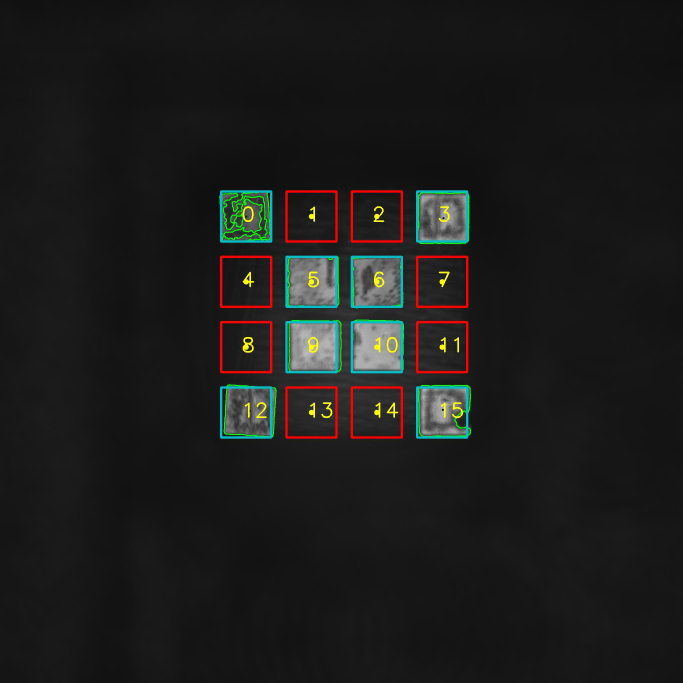
#> input picture processed_position_images/combined_image_1.jpeg, 2048 x 2048 px, given in place of A1 Position1_ch00.tif, which was not available (shown at 1/3 size)
$ python App.py
#> lines starting #> are read from the running program, lines starting #| are printed output that depends on the picture; after the words box and inside, x2 and y2 are one past the last pixel; in counts of white or black regions, pixels touching at a corner belong together; pictures that were not available may be replaced by others from this repository, and a replacement may not be noted
### image_process_functions/PositionImageProcessing.py
import cv2
import matplotlib.pyplot as plt


class PositionImageProcessing:
    def __init__(self, imagePath):
        self.imagePath = imagePath

    def getROI(self):
        # image = cv2.imread("C:/Users/Vibrant/Desktop/openCV/positions/image0.tif", cv2.IMREAD_COLOR)
        image = cv2.imread(self.imagePath, cv2.IMREAD_COLOR)
        # print("image shape : " + str(image.shape))
        gray = cv2.cvtColor(image, cv2.COLOR_BGR2GRAY)
        blur = cv2.GaussianBlur(gray, (5, 5),cv2.BORDER_DEFAULT)
        ret, thresh = cv2.threshold(blur, 255 * 0.24, 255,cv2.THRESH_BINARY_INV)
        contours, hierarchies = cv2.findContours( thresh, cv2.RETR_LIST, cv2.CHAIN_APPROX_SIMPLE)
        return image,contours

    def getCenterPointsOfROI(self, image, contours):
        idx = 1
        centerPoints = []
        for cnt in contours:
            M = cv2.moments(cnt)
            if M['m00'] != 0 and M['m00'] >= 4000 and M['m00'] <= 24000 :#area is around 153*153=23409
                cX = int(M['m10']/M['m00'])
                cY = int(M['m01']/M['m00'])
                centerPoints.append([cX,cY])
                #draw the contour and center of the shape on the image
                cv2.drawContours(image, [cnt], -1, (0, 255, 0), 2)
                #draw center point
                cv2.circle(image, (cX, cY), 3, (0, 0, 0), -1)
                idx += 1
        return centerPoints

    # [7 lines left out: function checkWithinDistance, not called in this run]

    def contains(self, centerPoints, currPoint):
        rectHalfSideLen = 75
        for point in centerPoints:
            if abs(point[0] - currPoint[0]) <= rectHalfSideLen * 0.3 and abs(point[1] - currPoint[1]) <= rectHalfSideLen * 0.3:
                return True
        return False

    def drawCenterPoints(self, image, centerPoints):
        centerPoints.sort(key=lambda x:x[0] + x[1]) # sorted by (x+y)
        leftUpCorner = centerPoints[0]
        distance = 196
        rectHalfSideLen = 75
        missingCenterPoints = []
        fourCornersDic = {}
        chipCenters = {}
        xStart = leftUpCorner[0]
        yStart = leftUpCorner[1]
        idx = 1
        for j in range(4):
            for i in range(4):
                x = xStart + distance * i
                y = yStart + distance * j
                if idx == 1:
                    fourCornersDic["leftUpCorner"]=[x,y]
                    cv2.putText(image, str(idx),(x + 5, y -5), cv2.FONT_HERSHEY_SIMPLEX, 2, (255, 255, 0), 3)
                    cv2.rectangle(image, (int(x) - rectHalfSideLen,int(y) - rectHalfSideLen), (int(x) + rectHalfSideLen,int(y) + rectHalfSideLen),  (1, 190, 200), 5)
                elif idx == 4:
                    fourCornersDic["rightUpCorner"]=[x,y]
                    cv2.putText(image, str(idx),(x + 5, y -5), cv2.FONT_HERSHEY_SIMPLEX, 2, (255, 255, 0), 3)
                    cv2.rectangle(image, (int(x) - rectHalfSideLen,int(y) - rectHalfSideLen), (int(x) + rectHalfSideLen,int(y) + rectHalfSideLen),  (1, 190, 200), 5)
                elif idx == 13:
                    fourCornersDic["leftDownCorner"]=[x,y]
                    cv2.putText(image, str(idx),(x + 5, y -5), cv2.FONT_HERSHEY_SIMPLEX, 2, (255, 255, 0), 3)
                    cv2.rectangle(image, (int(x) - rectHalfSideLen,int(y) - rectHalfSideLen), (int(x) + rectHalfSideLen,int(y) + rectHalfSideLen),  (1, 190, 200), 5)
                elif idx == 16:
                    fourCornersDic["rightDownCorner"]=[x,y]
                    cv2.putText(image, str(idx),(x + 5, y -5), cv2.FONT_HERSHEY_SIMPLEX, 2, (255, 255, 0), 3)
                    cv2.rectangle(image, (int(x) - rectHalfSideLen,int(y) - rectHalfSideLen), (int(x) + rectHalfSideLen,int(y) + rectHalfSideLen),  (1, 190, 200), 5)
                else:
                    cv2.putText(image, str(idx),(x + 5, y -5), cv2.FONT_HERSHEY_SIMPLEX, 2, (255, 255, 0), 3)
                    if self.contains(centerPoints,[x,y]):
                        cv2.rectangle(image, (int(x) - rectHalfSideLen,int(y) - rectHalfSideLen), (int(x) + rectHalfSideLen,int(y) + rectHalfSideLen),  (1, 190, 200), 5)
                        chipCenters[idx]=[x,y]
                    else :
                        cv2.rectangle(image, (int(x) - rectHalfSideLen,int(y) - rectHalfSideLen), (int(x) + rectHalfSideLen,int(y) + rectHalfSideLen),  (255, 0, 0), 5)
                        missingCenterPoints.append(idx)
                    cv2.circle(image, (x, y), 8, (255, 255, 0), -1)
                idx += 1
        return chipCenters,fourCornersDic,missingCenterPoints
    # [4 lines left out: function showImage, not called in this run]


# p = PositionImageProcessing("C:/Users/Vibrant/Desktop/openCV/positions/image0.tif")

# ROI_chip_idx_and_center,missing_chip_centers = p.position_image_process()

### PositionImageProcess.py
from image_process_functions.PositionImageProcessing import PositionImageProcessing
import matplotlib.pyplot as plt
from constants.PositionFolderName import PositionFolderName

class PositionImageProcess:
    def __init__(self, image_path):
        self.image_path = image_path

    def position_image_process(self, coord):
        IP = PositionImageProcessing(self.image_path)
        image,contours = IP.getROI()
        centerPoints = IP.getCenterPointsOfROI(image, contours)
        ROI_chip_idx_and_center,fourCornersDic,missing_chip_centers = IP.drawCenterPoints(image,centerPoints)
        # print("fourCornersDic " + str(fourCornersDic))
        # print("missingCenterPoints " + str(missing_chip_centers))
        ROI_chip_idx = list(ROI_chip_idx_and_center.keys())
        print("ROI: " + str(ROI_chip_idx))
        # IP.drawCenterPoints(image,centerPoints)
        plt.imsave('processed_position_images/combined_image' + '_' + str(coord) + '.jpeg', image)
        # IP.showImage(image)

        return ROI_chip_idx,missing_chip_centers


# Position_IP = PositionImageProcess("C:/Users/Vibrant/Desktop/Scanned Plate/CVTG80010001000072/TileScan 1/C11 Position1/C11 Position1_ch00.tif")
# position_and_data_Dic = Position_IP.position_image_process("_")

### App.py
from PlateImageProcess import PlateImageProcess
from PositionImageProcess import PositionImageProcess
from constants.PositionFolderName import PositionFolderName
from constants.PositionImageName import PositionImageName
import matplotlib.pyplot as plt
from CombinePositionImages import CombinePositionImages
from ShowImages import ShowImages
def get_position_image_path(position_folder_path):
    position_paths = []
    for i in range(0,len(PositionFolderName.NAME)):
        pfn = PositionFolderName.NAME
        pin = PositionImageName.NAME
        position_image_path = position_folder_path + str(pfn[i]) + '/' + str(pin[i]) + '.tif'
        position_paths.append(position_image_path)
    return position_paths
def convert_index(index):#index to coord
    r = int(index / 12)
    c = index % 12
    coord = str(chr(r + ord('A')))+str(c + 1)
    return coord
def get_postion_image_info(position_paths):
    chip_coord_and_ROI_idx_dic = {}
    for i in range(0,len(position_paths)):
        coord = convert_index(i)
        print("========================== " + str(coord) + " ==========================")
        Position_IP = PositionImageProcess(position_paths[i])
        ROI_chip_idx,missing_chip_centers = Position_IP.position_image_process(coord)#start from 1
#> in getROI, image is the input picture: shape (2048, 2048, 3); mean B, G, R 27.1, 28.5, 28.2
#> in getROI, `gray = cv2.cvtColor(image, cv2.COLOR_BGR2GRAY)`:
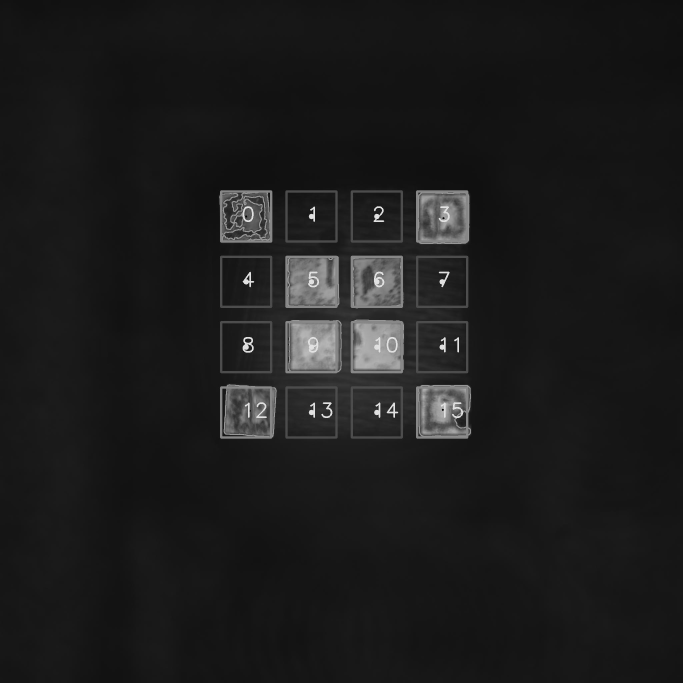
#> gray: shape (2048, 2048) (shown at 1/3 size); min 0, max 244, mean 28.2
#> in getROI, `ret, thresh = cv2.threshold(blur, 255 * 0.24, 255,cv2.THRESH_BINARY_INV)`:
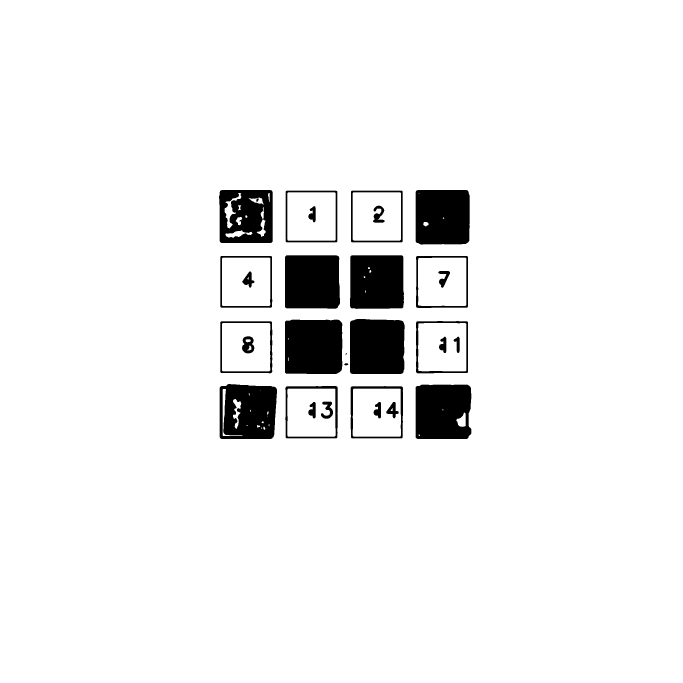
#> thresh: shape (2048, 2048) (shown at 1/3 size); 94.3% white; 30 black regions (1 under 20 px)
#> in getROI, `ret, thresh = cv2.threshold(blur, 255 * 0.24, 255,cv2.THRESH_BINARY_INV)`: ret = 61
#> in getROI, `contours, hierarchies = cv2.findContours( thresh, cv2.RETR_LIST, cv2.C..`: contours = 76 contours, 19 with area under 20; largest, box (x1, y1, x2, y2) and area: (0, 0, 2048, 2048) 4190209, (854, 958, 1028, 1123) 27878, (658, 1151, 832, 1318) 27166, (1246, 1153, 1415, 1318) 26809, (1049, 956, 1215, 1123) 26684
#> the loop in getCenterPointsOfROI, `for cnt in contours:` made 76 passes
#> (cX, cY) on passes 22, 23, 37, 38, 50, 51, 70, 71: (1130, 1237), (933, 1237), (1326, 1040), (737, 1040), (1326, 845), (737, 844), (1130, 648), (934, 648)
#> cnt on passes 6, 8, 12, 20, 29, 33: [[807, 1272], [806, 1273], [806, 1277], [807, 1278]], [[802, 1247], [802, 1248], [803, 1248]], [[1327, 1228], [1327, 1230], [1329, 1230], [1329, 1228]], [[781, 1172], [782, 1172]], [[864, 1072], [864, 1082], [865, 1081], [865, 1073]], [[864, 1014], [864, 1018], [865, 1017], [865, 1015]]
#> after the loop in getCenterPointsOfROI, `for cnt in contours:`: centerPoints = [[1130, 1237], [933, 1237], [1326, 1040], [737, 1040], [1326, 845], [737, 844], [1130, 648], [934, 648]]; idx = 9
#> in drawCenterPoints, `leftUpCorner = centerPoints[0]`: leftUpCorner = [737, 844]
#> in drawCenterPoints, `xStart = leftUpCorner[0]`: xStart = 737
#> in drawCenterPoints, `yStart = leftUpCorner[1]`: yStart = 844
#> after the loop in drawCenterPoints, `for j in range(4):`:
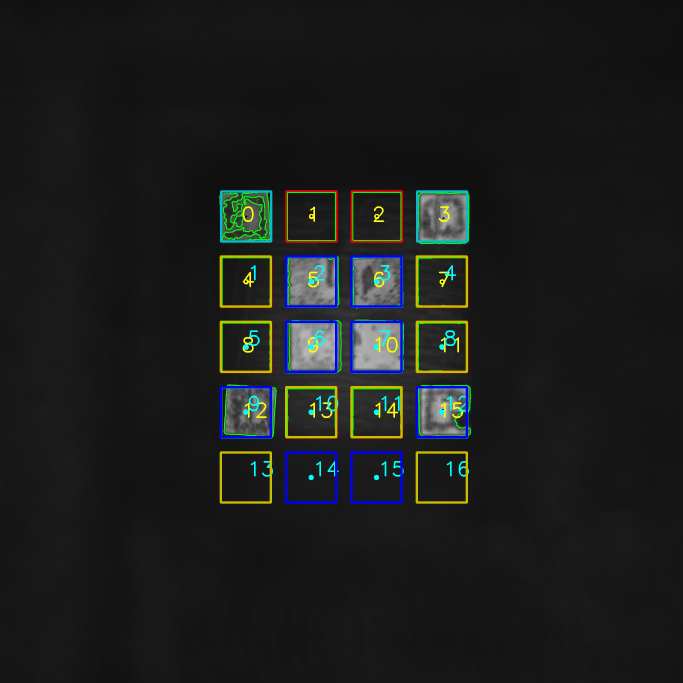
#> image: shape (2048, 2048, 3) (shown at 1/3 size); mean B, G, R 28.4, 29.7, 27.8
#> after the loop in drawCenterPoints, `for j in range(4):`: chipCenters = {5: [737, 1040], 8: [1325, 1040], 10: [933, 1236], 11: [1129, 1236]}; fourCornersDic = {'leftUpCorner': [737, 844], 'rightUpCorner': [1325, 844], 'leftDownCorner': [737, 1432], 'rightDownCorner': [1325, 1432]}; idx = 17; missingCenterPoints = [2, 3, 6, 7, 9, 12, 14, 15]
#> in position_image_process, `ROI_chip_idx_and_center,fourCornersDic,missing_chip_centers = IP.drawC..`: ROI_chip_idx_and_center has the same summary as chipCenters in drawCenterPoints
#> in position_image_process, `ROI_chip_idx = list(ROI_chip_idx_and_center.keys())`: ROI_chip_idx = [5, 8, 10, 11]
#| ROI: [5, 8, 10, 11]
#> in position_image_process, `plt.imsave('processed_position_images/combined_image' + '_' + str(coor..`:
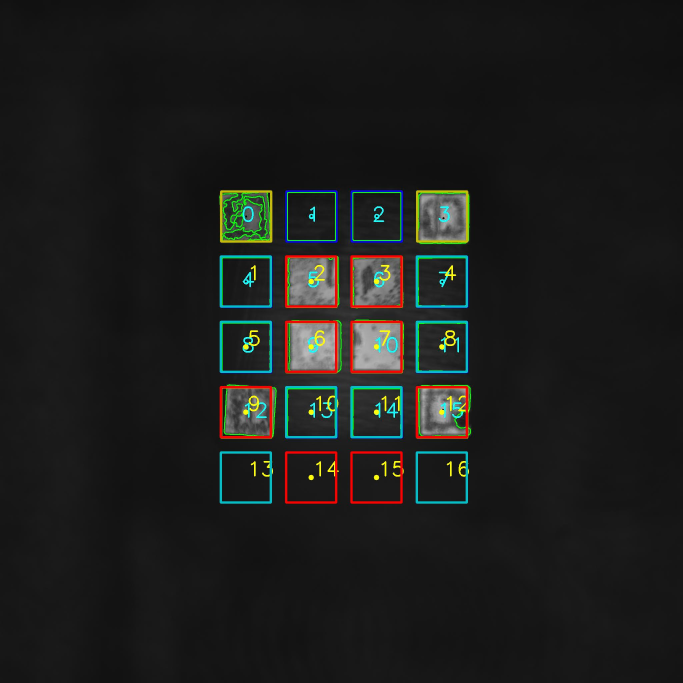
#> saved as combined_image_A1.jpeg: shape (2048, 2048, 3) (shown at 1/3 size); mean R, G, B 28.5, 29.7, 27.9
#> ROI_chip_idx = [5, 8, 10, 11]; missing_chip_centers = [2, 3, 6, 7, 9, 12, 14, 15]
        chip_coord_and_ROI_idx_dic[coord] = ROI_chip_idx
#> pass 2 of the loop in get_postion_image_info, `for i in range(0,len(position_paths)):`:
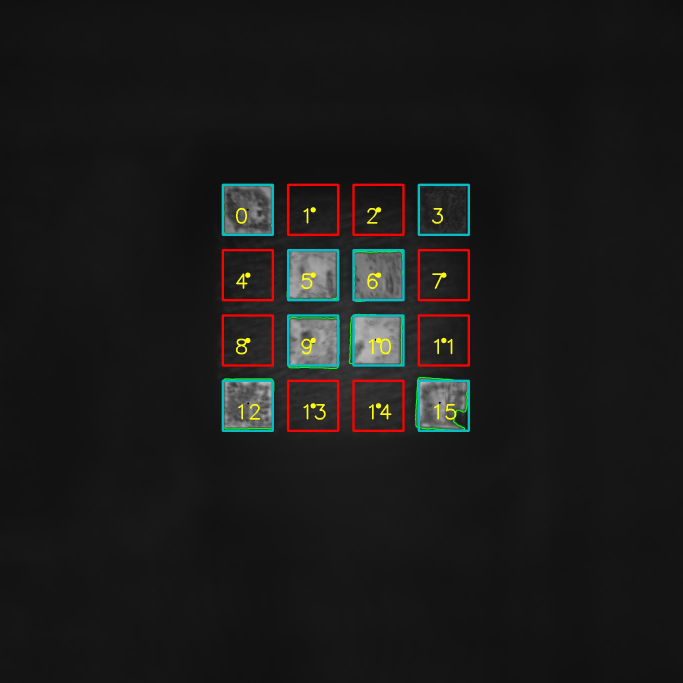
#> input picture processed_position_images/combined_image_12.jpeg, 2048 x 2048 px, given in place of A2 Position1_ch00.tif, which was not available (shown at 1/3 size)
#> in getROI, image is the input picture: shape (2048, 2048, 3); mean B, G, R 26.1, 27, 27.2
#> in getROI (call 2), `ret, thresh = cv2.threshold(blur, 255 * 0.24, 255,cv2.THRESH_BINARY_INV)`:
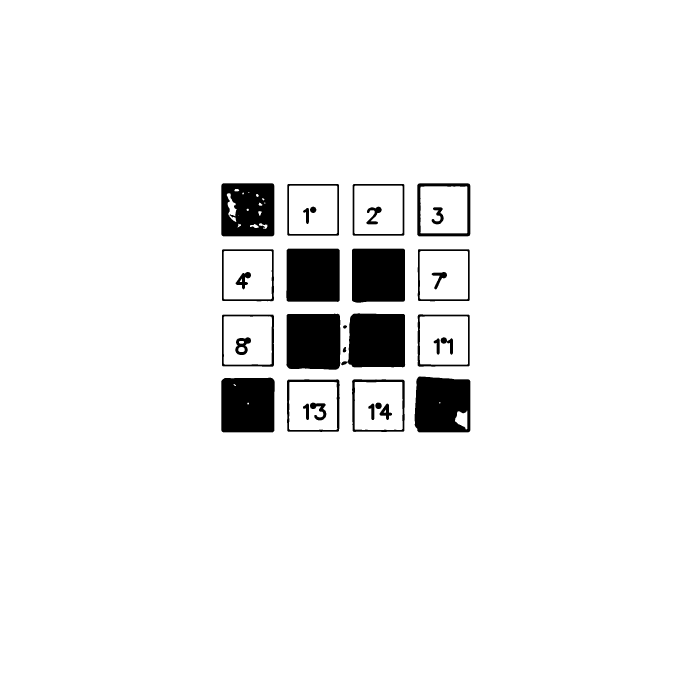
#> thresh: shape (2048, 2048) (shown at 1/3 size); 94.7% white; 33 black regions
#> in getROI (call 2), `contours, hierarchies = cv2.findContours( thresh, cv2.RETR_LIST, cv2.C..`: contours = 65 contours, 7 with area under 20; largest, box (x1, y1, x2, y2) and area: (0, 0, 2048, 2048) 4190209, (1043, 939, 1217, 1103) 26932, (1243, 1128, 1412, 1298) 26899, (858, 940, 1022, 1110) 26759, (663, 1132, 825, 1298) 26168
#> the loop in getCenterPointsOfROI (call 2), `for cnt in contours:` made 65 passes
#> (cX, cY) on passes 11, 12, 25, 26, 34, 35, 58, 59: (1135, 1217), (938, 1217), (1331, 1020), (742, 1020), (1331, 824), (742, 824), (1331, 629), (1134, 628)
#> in position_image_process (call 2), `centerPoints = IP.getCenterPointsOfROI(image, contours)`: centerPoints = [[1135, 1217], [938, 1217], [1331, 1020], [742, 1020], [1331, 824], [742, 824], [1331, 629], [1134, 628], [938, 628]]
#> in position_image_process (call 2), `ROI_chip_idx_and_center,fourCornersDic,missing_chip_centers = IP.drawC..`: ROI_chip_idx_and_center = {5: [742, 1020], 8: [1330, 1020], 10: [938, 1216], 11: [1134, 1216]}; fourCornersDic = {'leftUpCorner': [742, 824], 'rightUpCorner': [1330, 824], 'leftDownCorner': [742, 1412], 'rightDownCorner': [1330, 1412]}
#| ROI: [5, 8, 10, 11]
#> in position_image_process (call 2), `plt.imsave('processed_position_images/combined_image' + '_' + str(coor..`:
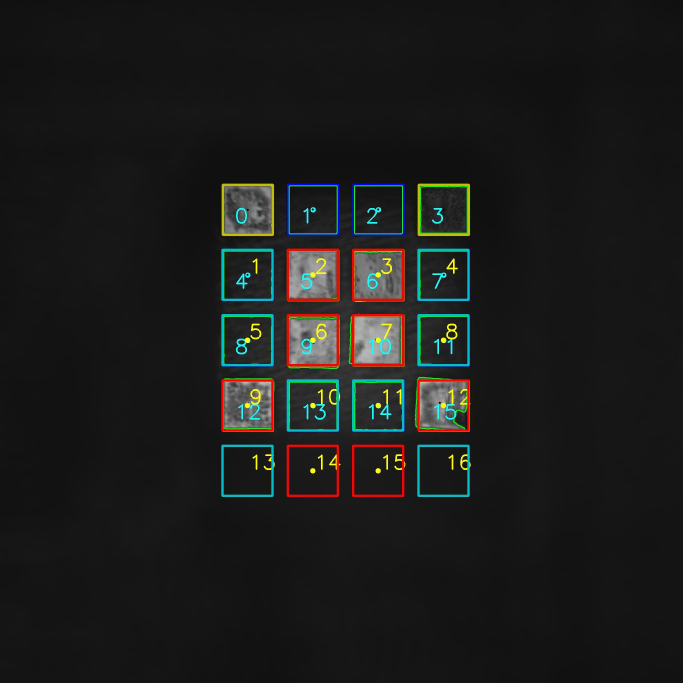
#> saved as combined_image_A2.jpeg: shape (2048, 2048, 3) (shown at 1/3 size); mean R, G, B 27.4, 28.3, 26.9
    return chip_coord_and_ROI_idx_dic


position_folder_path = get_position_image_path("C:/Users/Vibrant/Desktop/Scanned Plate/CVTG80010001000072/TileScan 1/")
#> (the run stopped early here; a loop or call above may not have finished)
